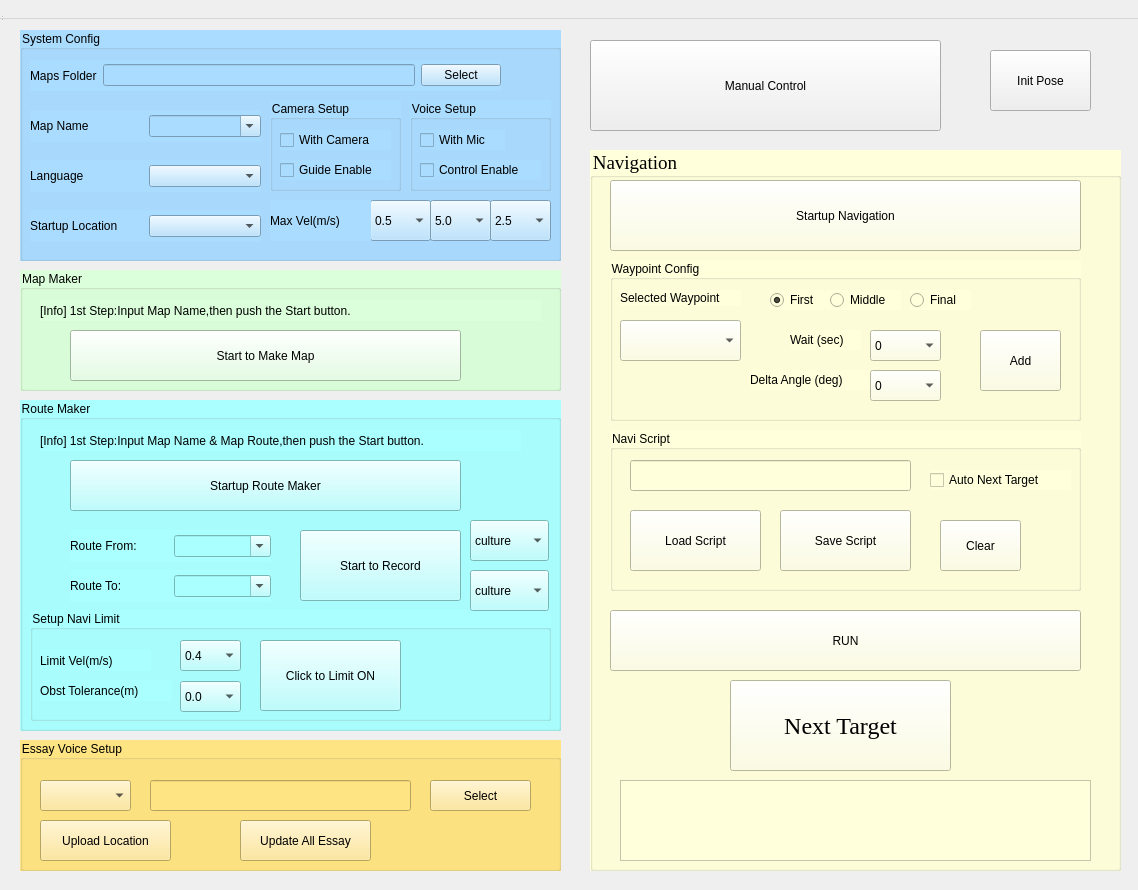
<?xml version="1.0" encoding="UTF-8"?>
<ui version="4.0">
 <class>MainWindow</class>
 <widget class="QWidget" name="MainWindow">
  <property name="geometry">
   <rect>
    <x>0</x>
    <y>0</y>
    <width>1138</width>
    <height>890</height>
   </rect>
  </property>
  <property name="windowTitle">
   <string>MainWindow</string>
  </property>
  <property name="styleSheet">
   <string notr="true">selection-color: rgb(255, 85, 0);</string>
  </property>
  <widget class="QWidget" name="centralwidget" native="true">
   <property name="geometry">
    <rect>
     <x>0</x>
     <y>0</y>
     <width>1121</width>
     <height>891</height>
    </rect>
   </property>
   <widget class="QGroupBox" name="groupBox_Sys_Config">
    <property name="geometry">
     <rect>
      <x>20</x>
      <y>30</y>
      <width>541</width>
      <height>231</height>
     </rect>
    </property>
    <property name="styleSheet">
     <string notr="true">font: 14pt &quot;Times New Roman&quot;;
background-color: rgb(170, 220, 255);</string>
    </property>
    <property name="title">
     <string>System Config</string>
    </property>
    <widget class="QWidget" name="layoutWidget">
     <property name="geometry">
      <rect>
       <x>10</x>
       <y>30</y>
       <width>471</width>
       <height>31</height>
      </rect>
     </property>
     <layout class="QHBoxLayout" name="horizontalLayout_2">
      <item>
       <widget class="QLabel" name="label_Work_Folder">
        <property name="styleSheet">
         <string notr="true">font:12pt &quot;Times New Roman&quot;;</string>
        </property>
        <property name="text">
         <string>Maps Folder</string>
        </property>
       </widget>
      </item>
      <item>
       <widget class="QLineEdit" name="lineEdit_Folder_Path">
        <property name="styleSheet">
         <string notr="true">font:11pt &quot;Times New Roman&quot;;</string>
        </property>
        <property name="text">
         <string/>
        </property>
        <property name="readOnly">
         <bool>true</bool>
        </property>
       </widget>
      </item>
      <item>
       <widget class="QPushButton" name="pushButton_Select_Folder">
        <property name="styleSheet">
         <string notr="true">font: 12pt &quot;Times New Roman&quot;;</string>
        </property>
        <property name="text">
         <string>Select</string>
        </property>
       </widget>
      </item>
     </layout>
    </widget>
    <widget class="QWidget" name="layoutWidget_2">
     <property name="geometry">
      <rect>
       <x>10</x>
       <y>80</y>
       <width>231</width>
       <height>32</height>
      </rect>
     </property>
     <layout class="QHBoxLayout" name="horizontalLayout_5">
      <item>
       <widget class="QLabel" name="label_Sub_MapFolder">
        <property name="styleSheet">
         <string notr="true">font:12pt &quot;Times New Roman&quot;;</string>
        </property>
        <property name="text">
         <string>Map Name</string>
        </property>
       </widget>
      </item>
      <item>
       <widget class="QComboBox" name="comboBox_Sub_MapFolder">
        <property name="editable">
         <bool>true</bool>
        </property>
       </widget>
      </item>
     </layout>
    </widget>
    <widget class="QWidget" name="layoutWidget_15">
     <property name="geometry">
      <rect>
       <x>10</x>
       <y>180</y>
       <width>231</width>
       <height>32</height>
      </rect>
     </property>
     <layout class="QHBoxLayout" name="horizontalLayout_18">
      <item>
       <widget class="QLabel" name="label_Startup_Location">
        <property name="styleSheet">
         <string notr="true">font:12pt &quot;Times New Roman&quot;;</string>
        </property>
        <property name="text">
         <string>Startup Location</string>
        </property>
       </widget>
      </item>
      <item>
       <widget class="QComboBox" name="comboBox_Startup_Location">
        <property name="editable">
         <bool>false</bool>
        </property>
       </widget>
      </item>
     </layout>
    </widget>
    <widget class="QGroupBox" name="groupBox_Camera">
     <property name="geometry">
      <rect>
       <x>250</x>
       <y>70</y>
       <width>131</width>
       <height>91</height>
      </rect>
     </property>
     <property name="styleSheet">
      <string notr="true">font:12pt &quot;Times New Roman&quot;;</string>
     </property>
     <property name="title">
      <string>Camera Setup</string>
     </property>
     <widget class="QCheckBox" name="checkBox_With_Camera">
      <property name="geometry">
       <rect>
        <x>10</x>
        <y>30</y>
        <width>111</width>
        <height>20</height>
       </rect>
      </property>
      <property name="text">
       <string>With Camera</string>
      </property>
     </widget>
     <widget class="QCheckBox" name="checkBox_Guide_Enable">
      <property name="geometry">
       <rect>
        <x>10</x>
        <y>60</y>
        <width>111</width>
        <height>20</height>
       </rect>
      </property>
      <property name="text">
       <string>Guide Enable</string>
      </property>
      <property name="checked">
       <bool>false</bool>
      </property>
     </widget>
    </widget>
    <widget class="QGroupBox" name="groupBox_Voice">
     <property name="geometry">
      <rect>
       <x>390</x>
       <y>70</y>
       <width>141</width>
       <height>91</height>
      </rect>
     </property>
     <property name="styleSheet">
      <string notr="true">font:12pt &quot;Times New Roman&quot;;</string>
     </property>
     <property name="title">
      <string>Voice Setup</string>
     </property>
     <widget class="QCheckBox" name="checkBox_With_Mic">
      <property name="geometry">
       <rect>
        <x>10</x>
        <y>30</y>
        <width>85</width>
        <height>20</height>
       </rect>
      </property>
      <property name="text">
       <string>With Mic</string>
      </property>
     </widget>
     <widget class="QCheckBox" name="checkBox_Voice_Control_En">
      <property name="enabled">
       <bool>true</bool>
      </property>
      <property name="geometry">
       <rect>
        <x>10</x>
        <y>60</y>
        <width>121</width>
        <height>20</height>
       </rect>
      </property>
      <property name="tabletTracking">
       <bool>false</bool>
      </property>
      <property name="styleSheet">
       <string notr="true">font: 12pt &quot;Times New Roman&quot;;</string>
      </property>
      <property name="text">
       <string>Control Enable</string>
      </property>
      <property name="checked">
       <bool>false</bool>
      </property>
     </widget>
    </widget>
    <widget class="QWidget" name="layoutWidget">
     <property name="geometry">
      <rect>
       <x>10</x>
       <y>130</y>
       <width>231</width>
       <height>32</height>
      </rect>
     </property>
     <layout class="QHBoxLayout" name="horizontalLayout">
      <item>
       <widget class="QLabel" name="label_language">
        <property name="styleSheet">
         <string notr="true">font:12pt &quot;Times New Roman&quot;;</string>
        </property>
        <property name="text">
         <string>Language</string>
        </property>
       </widget>
      </item>
      <item>
       <widget class="QComboBox" name="comboBox_language">
        <property name="editable">
         <bool>false</bool>
        </property>
        <property name="insertPolicy">
         <enum>QComboBox::InsertAtBottom</enum>
        </property>
       </widget>
      </item>
     </layout>
    </widget>
    <widget class="QComboBox" name="comboBox_Max_Vel">
     <property name="geometry">
      <rect>
       <x>350</x>
       <y>170</y>
       <width>61</width>
       <height>41</height>
      </rect>
     </property>
     <item>
      <property name="text">
       <string>0.5</string>
      </property>
     </item>
     <item>
      <property name="text">
       <string>0.6</string>
      </property>
     </item>
     <item>
      <property name="text">
       <string>0.7</string>
      </property>
     </item>
     <item>
      <property name="text">
       <string>0.8</string>
      </property>
     </item>
     <item>
      <property name="text">
       <string>0.9</string>
      </property>
     </item>
     <item>
      <property name="text">
       <string>1.0</string>
      </property>
     </item>
    </widget>
    <widget class="QLabel" name="label_Max_Vel">
     <property name="geometry">
      <rect>
       <x>250</x>
       <y>170</y>
       <width>101</width>
       <height>41</height>
      </rect>
     </property>
     <property name="styleSheet">
      <string notr="true">font:12pt &quot;Times New Roman&quot;;</string>
     </property>
     <property name="text">
      <string>Max Vel(m/s)</string>
     </property>
    </widget>
    <widget class="QComboBox" name="comboBox_Max_Vel_2">
     <property name="geometry">
      <rect>
       <x>410</x>
       <y>170</y>
       <width>61</width>
       <height>41</height>
      </rect>
     </property>
     <item>
      <property name="text">
       <string>5.0</string>
      </property>
     </item>
     <item>
      <property name="text">
       <string>3.0</string>
      </property>
     </item>
     <item>
      <property name="text">
       <string>2.0</string>
      </property>
     </item>
     <item>
      <property name="text">
       <string>1.8</string>
      </property>
     </item>
     <item>
      <property name="text">
       <string>1.5</string>
      </property>
     </item>
     <item>
      <property name="text">
       <string>1.0</string>
      </property>
     </item>
     <item>
      <property name="text">
       <string>0.9</string>
      </property>
     </item>
     <item>
      <property name="text">
       <string>0.8</string>
      </property>
     </item>
     <item>
      <property name="text">
       <string>0.7</string>
      </property>
     </item>
     <item>
      <property name="text">
       <string>0.6</string>
      </property>
     </item>
     <item>
      <property name="text">
       <string>0.5</string>
      </property>
     </item>
    </widget>
    <widget class="QComboBox" name="comboBox_Max_Vel_3">
     <property name="geometry">
      <rect>
       <x>470</x>
       <y>170</y>
       <width>61</width>
       <height>41</height>
      </rect>
     </property>
     <item>
      <property name="text">
       <string>2.5</string>
      </property>
     </item>
     <item>
      <property name="text">
       <string>2.4</string>
      </property>
     </item>
     <item>
      <property name="text">
       <string>2.3</string>
      </property>
     </item>
     <item>
      <property name="text">
       <string>2.2</string>
      </property>
     </item>
     <item>
      <property name="text">
       <string>2.1</string>
      </property>
     </item>
     <item>
      <property name="text">
       <string>2.0</string>
      </property>
     </item>
     <item>
      <property name="text">
       <string>1.9</string>
      </property>
     </item>
     <item>
      <property name="text">
       <string>1.8</string>
      </property>
     </item>
     <item>
      <property name="text">
       <string>1.7</string>
      </property>
     </item>
     <item>
      <property name="text">
       <string>1.6</string>
      </property>
     </item>
     <item>
      <property name="text">
       <string>1.5</string>
      </property>
     </item>
     <item>
      <property name="text">
       <string>1.4</string>
      </property>
     </item>
     <item>
      <property name="text">
       <string>1.3</string>
      </property>
     </item>
     <item>
      <property name="text">
       <string>1.2</string>
      </property>
     </item>
     <item>
      <property name="text">
       <string>1.1</string>
      </property>
     </item>
     <item>
      <property name="text">
       <string>1.0</string>
      </property>
     </item>
    </widget>
   </widget>
   <widget class="QGroupBox" name="groupBox_MapMaker">
    <property name="geometry">
     <rect>
      <x>20</x>
      <y>270</y>
      <width>541</width>
      <height>121</height>
     </rect>
    </property>
    <property name="styleSheet">
     <string notr="true">font: 14pt &quot;Times New Roman&quot;;
background-color: rgb(220, 255, 219);
</string>
    </property>
    <property name="title">
     <string>Map Maker</string>
    </property>
    <widget class="QPushButton" name="pushButton_Map_Startup">
     <property name="geometry">
      <rect>
       <x>50</x>
       <y>60</y>
       <width>391</width>
       <height>51</height>
      </rect>
     </property>
     <property name="styleSheet">
      <string notr="true">font: 18pt &quot;Times New Roman&quot;;
background-color: rgb(220, 255, 219);</string>
     </property>
     <property name="text">
      <string>Start to Make Map</string>
     </property>
    </widget>
    <widget class="QLabel" name="label_MapMaker">
     <property name="geometry">
      <rect>
       <x>20</x>
       <y>30</y>
       <width>501</width>
       <height>21</height>
      </rect>
     </property>
     <property name="styleSheet">
      <string notr="true">font: 12pt &quot;Times New Roman&quot;;
background-color: rgb(220, 255, 219);</string>
     </property>
     <property name="text">
      <string>[Info] 1st Step:Input Map Name,then push the Start button.</string>
     </property>
    </widget>
   </widget>
   <widget class="QGroupBox" name="groupBox_Navigation">
    <property name="geometry">
     <rect>
      <x>590</x>
      <y>150</y>
      <width>531</width>
      <height>721</height>
     </rect>
    </property>
    <property name="font">
     <font>
      <family>Times New Roman</family>
      <pointsize>14</pointsize>
      <italic>false</italic>
      <bold>false</bold>
     </font>
    </property>
    <property name="styleSheet">
     <string notr="true">font: 14pt &quot;Times New Roman&quot;;
background-color: rgb(255, 255, 219);</string>
    </property>
    <property name="title">
     <string>Navigation</string>
    </property>
    <widget class="QPushButton" name="pushButton_Navi_StartUp">
     <property name="geometry">
      <rect>
       <x>20</x>
       <y>30</y>
       <width>471</width>
       <height>71</height>
      </rect>
     </property>
     <property name="styleSheet">
      <string notr="true">font: 18pt &quot;Times New Roman&quot;;</string>
     </property>
     <property name="text">
      <string>Startup Navigation</string>
     </property>
    </widget>
    <widget class="QPushButton" name="pushButton_Navi_Run">
     <property name="geometry">
      <rect>
       <x>20</x>
       <y>460</y>
       <width>471</width>
       <height>61</height>
      </rect>
     </property>
     <property name="styleSheet">
      <string notr="true">font: 18pt &quot;Times New Roman&quot;;</string>
     </property>
     <property name="text">
      <string>RUN</string>
     </property>
    </widget>
    <widget class="QGroupBox" name="groupBox_Waypoint_Config">
     <property name="geometry">
      <rect>
       <x>20</x>
       <y>110</y>
       <width>471</width>
       <height>161</height>
      </rect>
     </property>
     <property name="styleSheet">
      <string notr="true">font: 12pt &quot;Times New Roman&quot;;</string>
     </property>
     <property name="title">
      <string>Waypoint Config</string>
     </property>
     <widget class="QLabel" name="label_Waypoing_Name_Config">
      <property name="geometry">
       <rect>
        <x>10</x>
        <y>30</y>
        <width>121</width>
        <height>16</height>
       </rect>
      </property>
      <property name="text">
       <string>Selected Waypoint</string>
      </property>
     </widget>
     <widget class="QRadioButton" name="radioButton_Waypoint_First">
      <property name="geometry">
       <rect>
        <x>160</x>
        <y>30</y>
        <width>61</width>
        <height>20</height>
       </rect>
      </property>
      <property name="text">
       <string>First</string>
      </property>
      <property name="checked">
       <bool>true</bool>
      </property>
     </widget>
     <widget class="QRadioButton" name="radioButton_Waypoint_Middle">
      <property name="geometry">
       <rect>
        <x>220</x>
        <y>30</y>
        <width>71</width>
        <height>20</height>
       </rect>
      </property>
      <property name="text">
       <string>Middle</string>
      </property>
     </widget>
     <widget class="QRadioButton" name="radioButton_Waypoint_Final">
      <property name="geometry">
       <rect>
        <x>300</x>
        <y>30</y>
        <width>61</width>
        <height>20</height>
       </rect>
      </property>
      <property name="text">
       <string>Final</string>
      </property>
     </widget>
     <widget class="QLabel" name="label_Waypoint_Angle">
      <property name="geometry">
       <rect>
        <x>140</x>
        <y>110</y>
        <width>121</width>
        <height>20</height>
       </rect>
      </property>
      <property name="text">
       <string>Delta Angle (deg)</string>
      </property>
     </widget>
     <widget class="QLabel" name="label_Waypoint_WaitTime">
      <property name="geometry">
       <rect>
        <x>180</x>
        <y>70</y>
        <width>71</width>
        <height>20</height>
       </rect>
      </property>
      <property name="text">
       <string>Wait (sec)</string>
      </property>
     </widget>
     <widget class="QPushButton" name="pushButton_Waypoint_Add">
      <property name="geometry">
       <rect>
        <x>370</x>
        <y>70</y>
        <width>81</width>
        <height>61</height>
       </rect>
      </property>
      <property name="styleSheet">
       <string notr="true">font: 12pt &quot;Times New Roman&quot;;</string>
      </property>
      <property name="text">
       <string>Add</string>
      </property>
     </widget>
     <widget class="QComboBox" name="comboBox_waypoint_list">
      <property name="geometry">
       <rect>
        <x>10</x>
        <y>60</y>
        <width>121</width>
        <height>41</height>
       </rect>
      </property>
      <property name="styleSheet">
       <string notr="true">selection-background-color: rgb(217, 217, 217);</string>
      </property>
     </widget>
     <widget class="QComboBox" name="comboBox_Waypoint_Wait">
      <property name="geometry">
       <rect>
        <x>260</x>
        <y>70</y>
        <width>71</width>
        <height>31</height>
       </rect>
      </property>
      <item>
       <property name="text">
        <string>0</string>
       </property>
      </item>
      <item>
       <property name="text">
        <string>3</string>
       </property>
      </item>
      <item>
       <property name="text">
        <string>-1</string>
       </property>
      </item>
     </widget>
     <widget class="QComboBox" name="comboBox_Waypoint_angle">
      <property name="geometry">
       <rect>
        <x>260</x>
        <y>110</y>
        <width>71</width>
        <height>31</height>
       </rect>
      </property>
      <item>
       <property name="text">
        <string>0</string>
       </property>
      </item>
      <item>
       <property name="text">
        <string>45</string>
       </property>
      </item>
      <item>
       <property name="text">
        <string>90</string>
       </property>
      </item>
      <item>
       <property name="text">
        <string>135</string>
       </property>
      </item>
      <item>
       <property name="text">
        <string>180</string>
       </property>
      </item>
      <item>
       <property name="text">
        <string>-45</string>
       </property>
      </item>
      <item>
       <property name="text">
        <string>-90</string>
       </property>
      </item>
      <item>
       <property name="text">
        <string>-135</string>
       </property>
      </item>
      <item>
       <property name="text">
        <string>-180</string>
       </property>
      </item>
     </widget>
    </widget>
    <widget class="QGroupBox" name="groupBox_Navi_Script">
     <property name="geometry">
      <rect>
       <x>20</x>
       <y>280</y>
       <width>471</width>
       <height>161</height>
      </rect>
     </property>
     <property name="styleSheet">
      <string notr="true">font: 12pt &quot;Times New Roman&quot;;</string>
     </property>
     <property name="title">
      <string>Navi Script</string>
     </property>
     <widget class="QCheckBox" name="checkBox_Route_Auto_Next">
      <property name="geometry">
       <rect>
        <x>320</x>
        <y>40</y>
        <width>141</width>
        <height>20</height>
       </rect>
      </property>
      <property name="text">
       <string>Auto Next Target</string>
      </property>
     </widget>
     <widget class="QLineEdit" name="lineEdit_Navi_Script">
      <property name="enabled">
       <bool>true</bool>
      </property>
      <property name="geometry">
       <rect>
        <x>20</x>
        <y>30</y>
        <width>281</width>
        <height>31</height>
       </rect>
      </property>
      <property name="font">
       <font>
        <family>Times New Roman</family>
        <pointsize>12</pointsize>
        <italic>false</italic>
        <bold>false</bold>
       </font>
      </property>
     </widget>
     <widget class="QPushButton" name="pushButton_Navi_Save_Script">
      <property name="geometry">
       <rect>
        <x>170</x>
        <y>80</y>
        <width>131</width>
        <height>61</height>
       </rect>
      </property>
      <property name="styleSheet">
       <string notr="true">font: 16pt &quot;Times New Roman&quot;;</string>
      </property>
      <property name="text">
       <string>Save Script</string>
      </property>
     </widget>
     <widget class="QPushButton" name="pushButton_Navi_Load_Script">
      <property name="geometry">
       <rect>
        <x>20</x>
        <y>80</y>
        <width>131</width>
        <height>61</height>
       </rect>
      </property>
      <property name="styleSheet">
       <string notr="true">font: 16pt &quot;Times New Roman&quot;;</string>
      </property>
      <property name="text">
       <string>Load Script</string>
      </property>
     </widget>
     <widget class="QPushButton" name="pushButton_Navi_Script_Clear">
      <property name="geometry">
       <rect>
        <x>330</x>
        <y>90</y>
        <width>81</width>
        <height>51</height>
       </rect>
      </property>
      <property name="text">
       <string>Clear</string>
      </property>
     </widget>
    </widget>
    <widget class="QPushButton" name="pushButton_Next_Target">
     <property name="geometry">
      <rect>
       <x>140</x>
       <y>530</y>
       <width>221</width>
       <height>91</height>
      </rect>
     </property>
     <property name="font">
      <font>
       <family>Times New Roman</family>
       <pointsize>18</pointsize>
       <italic>false</italic>
       <bold>false</bold>
      </font>
     </property>
     <property name="styleSheet">
      <string notr="true">font: 18pt &quot;Times New Roman&quot;;</string>
     </property>
     <property name="text">
      <string>Next Target</string>
     </property>
    </widget>
    <widget class="QTextEdit" name="textEdit_debug_info">
     <property name="geometry">
      <rect>
       <x>30</x>
       <y>630</y>
       <width>471</width>
       <height>81</height>
      </rect>
     </property>
    </widget>
   </widget>
   <widget class="QGroupBox" name="groupBox_RouteMaker">
    <property name="geometry">
     <rect>
      <x>20</x>
      <y>400</y>
      <width>541</width>
      <height>331</height>
     </rect>
    </property>
    <property name="styleSheet">
     <string notr="true">font: 14pt &quot;Times New Roman&quot;;
background-color: rgb(170, 255, 255);</string>
    </property>
    <property name="title">
     <string>Route Maker</string>
    </property>
    <widget class="QLabel" name="label_RouteMaker">
     <property name="geometry">
      <rect>
       <x>20</x>
       <y>30</y>
       <width>481</width>
       <height>21</height>
      </rect>
     </property>
     <property name="styleSheet">
      <string notr="true">font: 12pt &quot;Times New Roman&quot;;
background-color: rgb(170, 255, 255);</string>
     </property>
     <property name="text">
      <string>[Info] 1st Step:Input Map Name &amp; Map Route,then push the Start button.</string>
     </property>
    </widget>
    <widget class="QPushButton" name="pushButton_Route_Startup">
     <property name="geometry">
      <rect>
       <x>50</x>
       <y>60</y>
       <width>391</width>
       <height>51</height>
      </rect>
     </property>
     <property name="styleSheet">
      <string notr="true">font: 18pt &quot;Times New Roman&quot;;
</string>
     </property>
     <property name="text">
      <string>Startup Route Maker</string>
     </property>
    </widget>
    <widget class="QWidget" name="layoutWidget_12">
     <property name="geometry">
      <rect>
       <x>50</x>
       <y>130</y>
       <width>201</width>
       <height>32</height>
      </rect>
     </property>
     <layout class="QHBoxLayout" name="horizontalLayout_15">
      <item>
       <widget class="QLabel" name="label_Route_From">
        <property name="styleSheet">
         <string notr="true">font:12pt &quot;Times New Roman&quot;;</string>
        </property>
        <property name="text">
         <string>Route From:</string>
        </property>
       </widget>
      </item>
      <item>
       <widget class="QComboBox" name="comboBox_Route_From">
        <property name="editable">
         <bool>true</bool>
        </property>
       </widget>
      </item>
     </layout>
    </widget>
    <widget class="QWidget" name="layoutWidget_13">
     <property name="geometry">
      <rect>
       <x>50</x>
       <y>170</y>
       <width>201</width>
       <height>32</height>
      </rect>
     </property>
     <layout class="QHBoxLayout" name="horizontalLayout_16">
      <item>
       <widget class="QLabel" name="label_Route_To">
        <property name="styleSheet">
         <string notr="true">font:12pt &quot;Times New Roman&quot;;</string>
        </property>
        <property name="text">
         <string>Route To:</string>
        </property>
       </widget>
      </item>
      <item>
       <widget class="QComboBox" name="comboBox_Route_To">
        <property name="editable">
         <bool>true</bool>
        </property>
       </widget>
      </item>
     </layout>
    </widget>
    <widget class="QPushButton" name="pushButton_Route_Record">
     <property name="geometry">
      <rect>
       <x>280</x>
       <y>130</y>
       <width>161</width>
       <height>71</height>
      </rect>
     </property>
     <property name="styleSheet">
      <string notr="true">font: 14pt &quot;Times New Roman&quot;;
</string>
     </property>
     <property name="text">
      <string>Start to Record</string>
     </property>
     <property name="checkable">
      <bool>false</bool>
     </property>
     <property name="checked">
      <bool>false</bool>
     </property>
    </widget>
    <widget class="QGroupBox" name="groupBox_Make_Limit_Vel">
     <property name="geometry">
      <rect>
       <x>10</x>
       <y>210</y>
       <width>521</width>
       <height>111</height>
      </rect>
     </property>
     <property name="styleSheet">
      <string notr="true">font: 12pt &quot;Times New Roman&quot;;
</string>
     </property>
     <property name="title">
      <string>Setup Navi Limit</string>
     </property>
     <widget class="QPushButton" name="pushButton_Limit_Vel">
      <property name="geometry">
       <rect>
        <x>230</x>
        <y>30</y>
        <width>141</width>
        <height>71</height>
       </rect>
      </property>
      <property name="text">
       <string>Click to Limit ON</string>
      </property>
      <property name="checkable">
       <bool>false</bool>
      </property>
      <property name="checked">
       <bool>false</bool>
      </property>
     </widget>
     <widget class="QComboBox" name="comboBox_Limit_Vel">
      <property name="geometry">
       <rect>
        <x>150</x>
        <y>30</y>
        <width>61</width>
        <height>31</height>
       </rect>
      </property>
      <property name="currentIndex">
       <number>2</number>
      </property>
      <item>
       <property name="text">
        <string>0.2</string>
       </property>
      </item>
      <item>
       <property name="text">
        <string>0.3</string>
       </property>
      </item>
      <item>
       <property name="text">
        <string>0.4</string>
       </property>
      </item>
      <item>
       <property name="text">
        <string>0.5</string>
       </property>
      </item>
      <item>
       <property name="text">
        <string>0.6</string>
       </property>
      </item>
      <item>
       <property name="text">
        <string>0.7</string>
       </property>
      </item>
      <item>
       <property name="text">
        <string>0.8</string>
       </property>
      </item>
     </widget>
     <widget class="QLabel" name="label_Limit_Vel">
      <property name="geometry">
       <rect>
        <x>10</x>
        <y>40</y>
        <width>111</width>
        <height>21</height>
       </rect>
      </property>
      <property name="text">
       <string>Limit Vel(m/s)</string>
      </property>
     </widget>
     <widget class="QLabel" name="label_Obst_Tolerance">
      <property name="geometry">
       <rect>
        <x>10</x>
        <y>70</y>
        <width>131</width>
        <height>21</height>
       </rect>
      </property>
      <property name="text">
       <string>Obst Tolerance(m)</string>
      </property>
     </widget>
     <widget class="QComboBox" name="comboBox_Obst_Tolerance">
      <property name="geometry">
       <rect>
        <x>150</x>
        <y>71</y>
        <width>61</width>
        <height>31</height>
       </rect>
      </property>
      <item>
       <property name="text">
        <string>0.0</string>
       </property>
      </item>
      <item>
       <property name="text">
        <string>0.05</string>
       </property>
      </item>
      <item>
       <property name="text">
        <string>0.1</string>
       </property>
      </item>
      <item>
       <property name="text">
        <string>0.15</string>
       </property>
      </item>
      <item>
       <property name="text">
        <string>0.2</string>
       </property>
      </item>
      <item>
       <property name="text">
        <string>0.25</string>
       </property>
      </item>
      <item>
       <property name="text">
        <string>0.3</string>
       </property>
      </item>
      <item>
       <property name="text">
        <string>0.35</string>
       </property>
      </item>
      <item>
       <property name="text">
        <string>0.4</string>
       </property>
      </item>
     </widget>
    </widget>
    <widget class="QComboBox" name="comboBox_1">
     <property name="geometry">
      <rect>
       <x>450</x>
       <y>120</y>
       <width>79</width>
       <height>41</height>
      </rect>
     </property>
     <item>
      <property name="text">
       <string>culture</string>
      </property>
     </item>
     <item>
      <property name="text">
       <string>lab0</string>
      </property>
     </item>
     <item>
      <property name="text">
       <string>lab1</string>
      </property>
     </item>
     <item>
      <property name="text">
       <string>rdc</string>
      </property>
     </item>
     <item>
      <property name="text">
       <string>charge</string>
      </property>
     </item>
    </widget>
    <widget class="QComboBox" name="comboBox_2">
     <property name="geometry">
      <rect>
       <x>450</x>
       <y>170</y>
       <width>79</width>
       <height>41</height>
      </rect>
     </property>
     <item>
      <property name="text">
       <string>culture</string>
      </property>
     </item>
     <item>
      <property name="text">
       <string>lab0</string>
      </property>
     </item>
     <item>
      <property name="text">
       <string>lab1</string>
      </property>
     </item>
     <item>
      <property name="text">
       <string>rdc</string>
      </property>
     </item>
     <item>
      <property name="text">
       <string>charge</string>
      </property>
     </item>
    </widget>
   </widget>
   <widget class="QGroupBox" name="groupBox_Essay_Setup">
    <property name="geometry">
     <rect>
      <x>20</x>
      <y>740</y>
      <width>541</width>
      <height>131</height>
     </rect>
    </property>
    <property name="styleSheet">
     <string notr="true">font: 14pt &quot;Times New Roman&quot;;
background-color: rgb(255, 228, 131);</string>
    </property>
    <property name="title">
     <string>Essay Voice Setup</string>
    </property>
    <property name="checkable">
     <bool>false</bool>
    </property>
    <widget class="QComboBox" name="comboBox_Location_Essay">
     <property name="geometry">
      <rect>
       <x>20</x>
       <y>40</y>
       <width>91</width>
       <height>31</height>
      </rect>
     </property>
     <property name="styleSheet">
      <string notr="true">selection-background-color: rgb(170, 220, 255);</string>
     </property>
     <property name="editable">
      <bool>false</bool>
     </property>
    </widget>
    <widget class="QPushButton" name="pushButton_Select_Essay">
     <property name="geometry">
      <rect>
       <x>410</x>
       <y>40</y>
       <width>101</width>
       <height>31</height>
      </rect>
     </property>
     <property name="styleSheet">
      <string notr="true">font: 12pt &quot;Times New Roman&quot;;</string>
     </property>
     <property name="text">
      <string>Select</string>
     </property>
    </widget>
    <widget class="QLineEdit" name="lineEdit_Essay_Path">
     <property name="geometry">
      <rect>
       <x>130</x>
       <y>40</y>
       <width>261</width>
       <height>31</height>
      </rect>
     </property>
    </widget>
    <widget class="QPushButton" name="pushButton_Upload_Location">
     <property name="geometry">
      <rect>
       <x>20</x>
       <y>80</y>
       <width>131</width>
       <height>41</height>
      </rect>
     </property>
     <property name="styleSheet">
      <string notr="true">font: 12pt &quot;Times New Roman&quot;;</string>
     </property>
     <property name="text">
      <string>Upload Location</string>
     </property>
    </widget>
    <widget class="QPushButton" name="pushButton_Save_Location_Essay">
     <property name="geometry">
      <rect>
       <x>220</x>
       <y>80</y>
       <width>131</width>
       <height>41</height>
      </rect>
     </property>
     <property name="styleSheet">
      <string notr="true">font: 12pt &quot;Times New Roman&quot;;</string>
     </property>
     <property name="text">
      <string>Update All Essay</string>
     </property>
    </widget>
   </widget>
   <widget class="QPushButton" name="pushButton_Manual_Control">
    <property name="geometry">
     <rect>
      <x>590</x>
      <y>40</y>
      <width>351</width>
      <height>91</height>
     </rect>
    </property>
    <property name="styleSheet">
     <string notr="true">font:14pt &quot;Times New Roman&quot;;</string>
    </property>
    <property name="text">
     <string>Manual Control</string>
    </property>
   </widget>
   <widget class="QPushButton" name="pushButton_Init_Robot_Pose">
    <property name="geometry">
     <rect>
      <x>990</x>
      <y>50</y>
      <width>101</width>
      <height>61</height>
     </rect>
    </property>
    <property name="styleSheet">
     <string notr="true">font: 14pt &quot;Times New Roman&quot;;</string>
    </property>
    <property name="text">
     <string>Init Pose</string>
    </property>
   </widget>
  </widget>
  <widget class="QMenuBar" name="menubar">
   <property name="geometry">
    <rect>
     <x>0</x>
     <y>0</y>
     <width>1138</width>
     <height>19</height>
    </rect>
   </property>
  </widget>
  <widget class="QStatusBar" name="statusbar">
   <property name="geometry">
    <rect>
     <x>0</x>
     <y>0</y>
     <width>3</width>
     <height>22</height>
    </rect>
   </property>
  </widget>
 </widget>
 <resources/>
 <connections/>
</ui>
